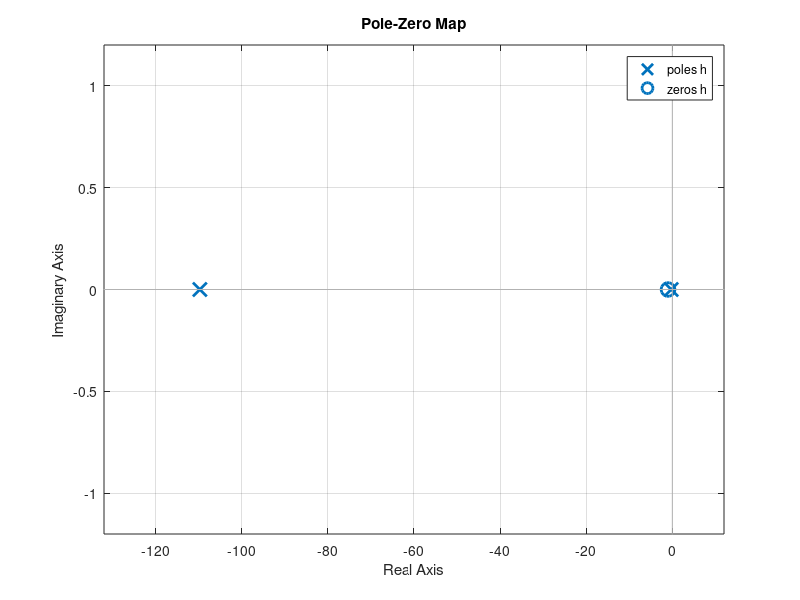

This chart was generated by the following MATLAB code: (Note: this script raises an error after producing the figure.)
clc;clear;
h=100*tf([1 1],[1 110 30]);
figure 
pzmap(h);
grid on
gtext('Suraj-1541016149');
figure
bode(h);
gtext('Suraj-1541016149');